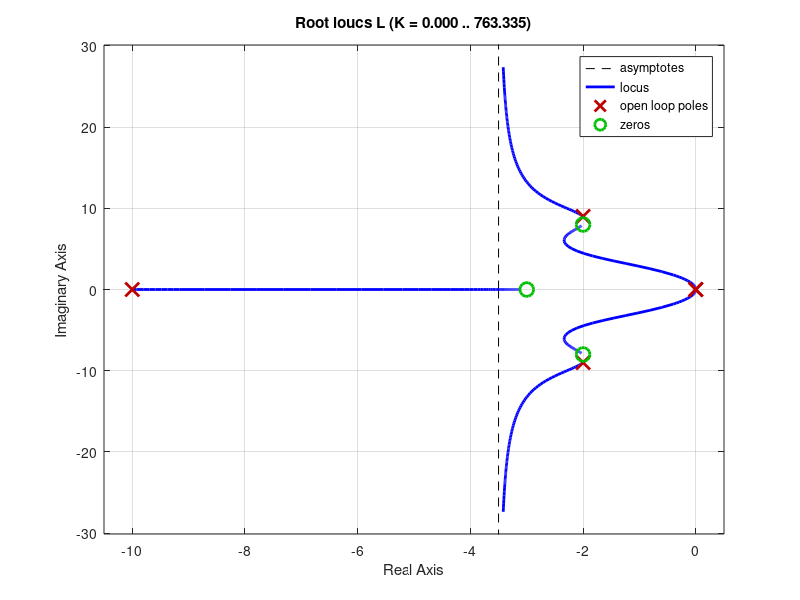

This chart was generated by the following MATLAB code:
%% ECEN 4138 HW 7 Problem 5.7abd
% - Ian Faber

%% Housekeeping
clc; clear; close all;

%% Define L(s)

s = tf('s');

L1 = (s+3)/(s*(s+10)*(s^2+2*s+2)); % L(s) for 5.7a
L2 = (s+3)/(s^2*(s+10)*(s^2+6*s+25)); % L(s) for 5.7b
L3 = ((s+3)*(s^2+4*s+68))/(s^2*(s+10)*(s^2+4*s+85)); % L(s) for 5.7d

L = L3; % Choose root locus

%% Plot root locus
rlocus(L)
